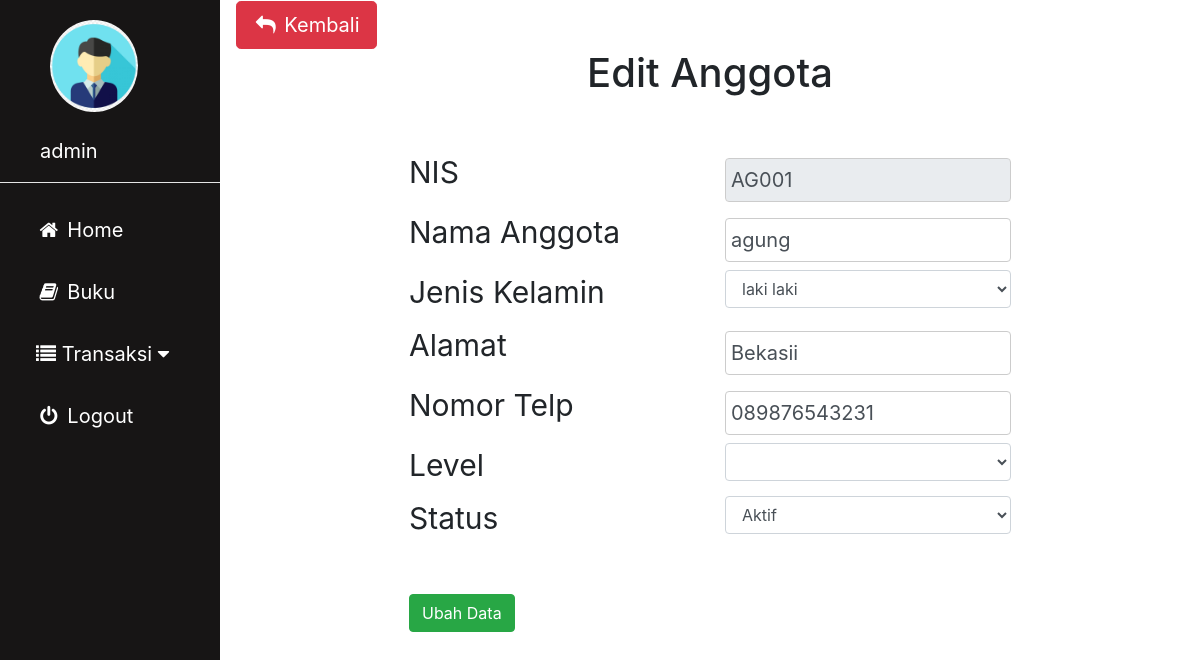
Screenshot of /admin/anggota_edit.php?agung=AG001 (signed in) with the database file from the repository.
### tables this page shows
CREATE TABLE `anggota` (
  `nis` varchar(10) NOT NULL,
  `nama_anggota` varchar(50) NOT NULL,
  `jk` enum('laki laki','perempuan') NOT NULL,
  `alamat` text NOT NULL,
  `no_telp` varchar(13) NOT NULL,
  `id_level` int(2) NOT NULL,
  `status` varchar(50) NOT NULL
);

### admin/anggota_edit.php (the view, shortened to what this page needs)
<?php
include'sidebar.php';
 ?>
 <link rel="stylesheet" href="../img/csskonten.css">
 <link rel="stylesheet" href="../css/bootstrap.css">
 <?php
 $metode = $_GET['agung'];
 $edit = $koneksi -> prepare("SELECT * FROM anggota WHERE nis = :nis");
 $edit -> bindParam(':nis', $metode);
 $edit -> execute();
 $hasil = $edit -> fetch();
 ?>
 <div class="main">
   <button type="button" name="button" onclick="history.back(-1)" class="btn btn-danger btn-lg"><i class="fa fa-fw fa-reply"></i> Kembali</button>
   <div class="container col-md-8">
     <h1 align=center>Edit Anggota</h1>
     <br>
     <form action="anggota_proses.php?prabowo=edit" method="post">
       <div class="row">
         <div class="col">
           <label for="kode">NIS</label>
         </div>
         <div class="col">
           <input type="text" class="form-control" name="nis" value="<?php echo $hasil['nis']; ?>" readonly>
         </div>
       </div>
       <div class="row">
         <div class="col">
           <label for="kode">Nama Anggota</label>
         </div>
         <div class="col">
           <input type="text" class="form-control" name="nama" value="<?php echo $hasil['nama_anggota']; ?>">
         </div>
       </div>
       <div class="row">
         <div class="col">
           <label for="kode">Jenis Kelamin</label>
         </div>
         <div class="col">
         <select class="form-control" name="jk">
           <option><?php echo $hasil['jk']; ?></option>
         </select>
       </div>
       </div>
       <div class="row">
         <div class="col">
           <label for="kode">Alamat</label>
         </div>
         <div class="col">
           <input type="text" class="form-control" name="alamat" value="<?php echo $hasil['alamat']; ?>">
         </div>
       </div>
       <div class="row">
         <div class="col">
           <label for="kode">Nomor Telp</label>
         </div>
         <div class="col">
           <input type="text" class="form-control" name="no_telp" value="<?php echo $hasil['no_telp']; ?>">
         </div>
       </div>
       <div class="row">
         <div class="col">
           <label for="kode">Level</label>
         </div>
         <div class="col">
           <select class="form-control" name="level" >
             <option></option>
             <?php
             $zxc = $koneksi -> prepare("SELECT * FROM level");
             $zxc -> execute();
             while($cat = $zxc -> fetch()){
             ?>
             <option value="<?php echo $cat['id_level']; ?>"><?php echo $cat['nama_level']; ?></option>
           <?php } ?>
           </select>
         </div>
       </div>
       <div class="row">
         <div class="col">
           <label for="kode">Status</label>
         </div>
         <div class="col">
           <select class="form-control" name="status">
             <option><?php echo $hasil['status']; ?></option>
           </select>
         </div>
       </div><br>
       <button type="submit" class="btn btn-success">Ubah Data</button>
     </form>
   </div>
 </div>

### img/cssadmin.css (style rules this page uses)
body { margin: 0; font-family: "Lato", sans-serif; }

### img/csskonten.css (style rules this page uses)
.main { margin-left: 220px; padding: 1px 16px; height: 100%; font-size: 30px; }
input[type=text], input[type=password], select { width: 100%; padding: 5px 5px; margin: 8px 0; display: inline-block; border: 1px solid #ccc; box-sizing: border-box; font-size: 20px; }

### rows the page displays
anggota: nis "AG001", nama "agung", jk "laki laki", alamat "Bekasii", no_telp "089876543231", status "Aktif"

### other values shown
$_SESSION['username']['nama'] "admin"
